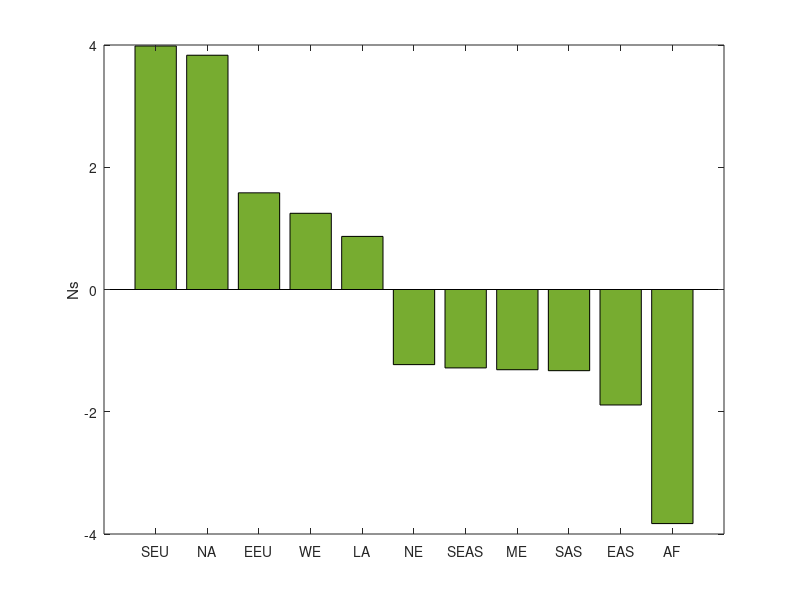

Recreate this plot in MATLAB.
x = {'SEU','NA','EEU','WE','LA','NE','SEAS','ME','SAS','EAS','AF'};
y = [3.984113016551338,3.832869249017004,1.5817234077033921,1.246965494222077,0.8688361315808262,-1.229020162451942,-1.2828344154258584,-1.3126575446775588,-1.3281736321936473,-1.8891945498410703,-3.8295464335664473];
cc = hsv(11);
h = bar(y, 'FaceColor', [0.4660,0.6740,0.1880]);
set(gca,'xticklabel',x);
ylabel('Ns');